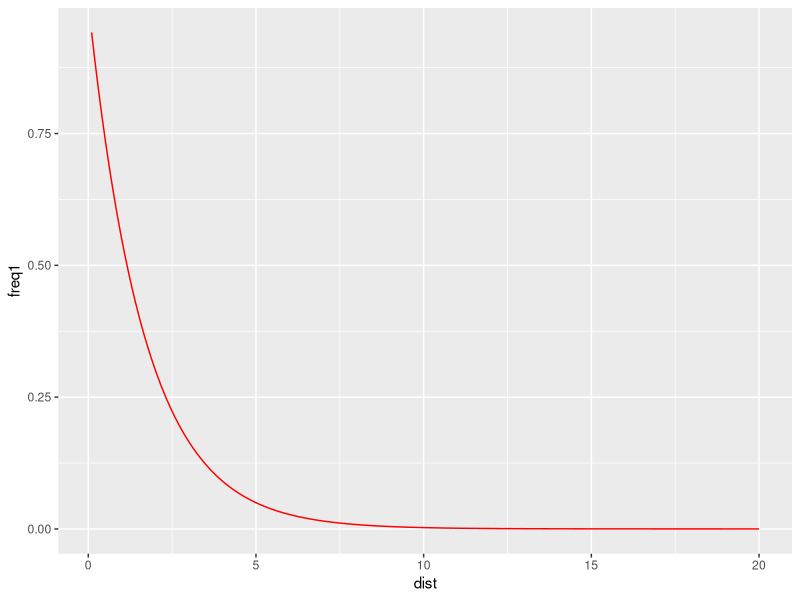

Write the R code that produced this figure. (Note: this script raises an error after producing the figure.)
library(ggplot2);library(dplyr)


norm <- data.frame(dist = seq(0.1, 20, length.out = 1000))
norm$freq <- norm$dist^-3
norm$freq1 <- norm$freq/sum(norm$freq)

exp <- data.frame(dist = seq(0.1, 20, length.out = 1000))
exp$freq <- 0.6*exp(-0.6*exp$dist)
exp$freq1 <- exp$freq/sum(exp$freq)

exp <- data.frame(dist = seq(0.1, 20, length.out = 1000))
exp$freq1 <- pexp(exp$dist, rate = 0.6, lower.tail = F)

norm2 <- data.frame(dist = seq(0.5, , length.out = 1000))
norm2$freq1 <- pnorm(norm2$dist, sd = 0.4,lower.tail = F)


pl <- data.frame(dist = seq(0.1, 20, length.out = 1000))
pl$freq <- pl$dist^-1.1
pl$freq1 <- pl$freq/sum(pl$freq)


pl.01 <- data.frame(dist = seq(0.5, 20, length.out = 10000))
pl.01$freq <- pl.01$dist^-1.01
pl.01$freq1 <- pl.01$freq/sum(pl.01$freq)

ggplot()+
  geom_line(data = exp, aes(x = dist, y = freq1), color = 'red')
    # geom_line(data = norm2, aes(x = dist, y = freq1), color = 'purple')+
  # geom_line(data = pl2, aes(x = dist, y = freq1), color = 'green')+
  geom_line(data = pl.01, aes(x = dist, y = freq1), color = 'blue')+
  labs(x = 'Distance Traveled', y = 'Frequency')+theme_bw()

# ggplot()+geom_density(data = data.frame(norm), aes(x = norm))+
#   labs(x = 'Distance Traveled', y = 'Frequency')+theme_bw()


ggplot() +
  geom_line(data = exp, aes(x = dist, y = freq1), col = 'blue', lwd = 1) +
  geom_line(data = pl, aes(x = dist, y = freq1), col = 'red', lwd = 1) +
  labs(x = 'Distance from Optimal Movement', y = 'Frequency') +
  theme_bw() + ylim(0, 0.03)


ggplot()+geom_line(data = norm, aes(x = dist, y = freq1))+
  labs(x = 'Distance from Optimal Movement', y = 'Frequency')+theme_bw()

